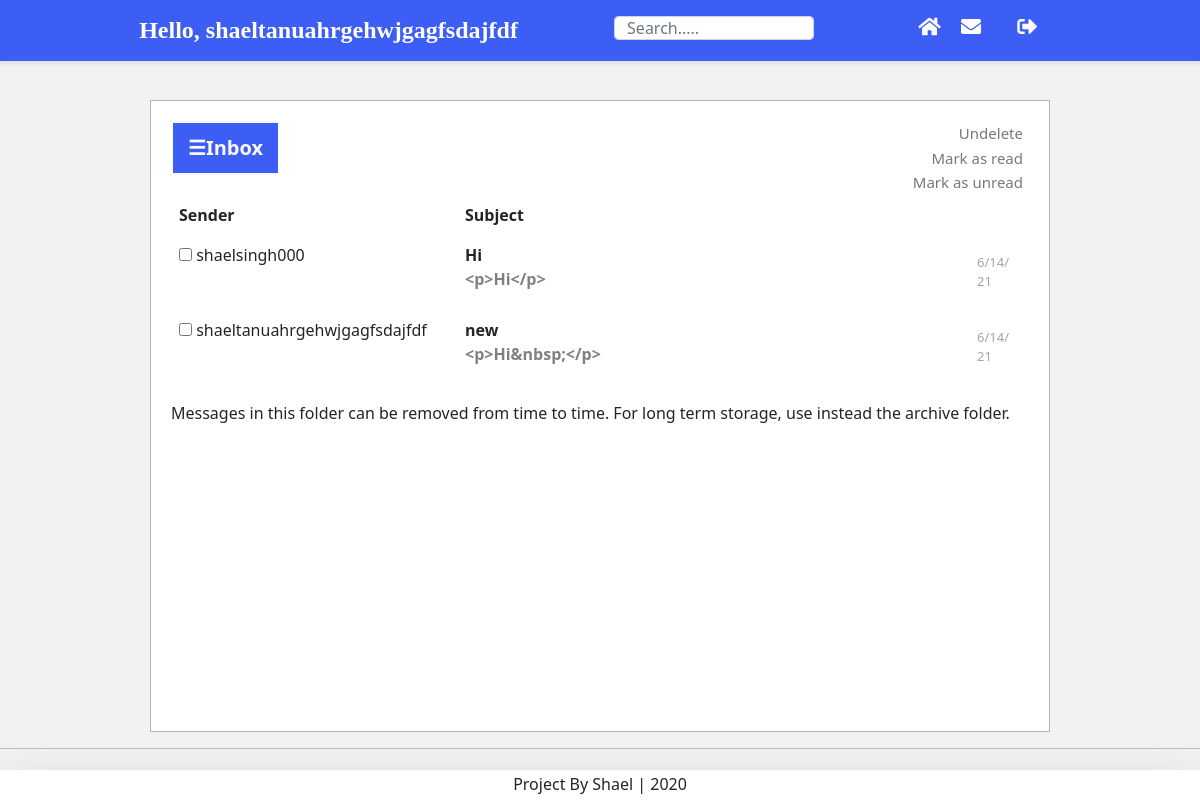
/messages/trash/ (signed in), run on the app's committed database.
### account/models.py (models this page shows, shortened)
class Account(AbstractBaseUser):
    email               = models.EmailField(verbose_name="email",max_length=60,unique=True)
    username            = models.CharField(max_length=30, unique=True)
    bio                 = models.TextField(max_length=500, default=" ")
    date_joined         = models.DateTimeField(verbose_name="date joined",  auto_now_add =True)
    date_joined         = models.DateTimeField(verbose_name="last login", auto_now_add = True)
    is_admin            = models.BooleanField(default=False)
    is_active           = models.BooleanField(default=True)
    is_staff            = models.BooleanField(default=False)
    is_superuser        = models.BooleanField(default=False)
    objects = MyAccountManager()
    USERNAME_FIELD = 'email'
    REQUIRED_FIELDS = ['username']
    def __str__(self):
        return self.email

### postman/models.py (models this page shows, shortened)
class Message(models.Model):
    SUBJECT_MAX_LENGTH = 120
    subject = models.CharField(_("subject"), max_length=SUBJECT_MAX_LENGTH,default="Conversation")
    body = models.TextField(_("body"), blank=True)
    sender = models.ForeignKey(settings.AUTH_USER_MODEL, on_delete=models.CASCADE, related_name='sent_messages',
        null=True, blank=True, verbose_name=_("sender"))
    recipient = models.ForeignKey(settings.AUTH_USER_MODEL, on_delete=models.CASCADE, related_name='received_messages',
        null=True, blank=True, verbose_name=_("recipient"))
    email = models.EmailField(_("visitor"), blank=True)  # instead of either sender or recipient, for an AnonymousUser
    parent = models.ForeignKey('self', on_delete=models.CASCADE, related_name='next_messages',
        null=True, blank=True, verbose_name=_("parent message"))
    thread = models.ForeignKey('self', on_delete=models.CASCADE, related_name='child_messages',
        null=True, blank=True, verbose_name=_("root message"))
    sent_at = models.DateTimeField(_("sent at"), default=now)
    read_at = models.DateTimeField(_("read at"), null=True, blank=True)
    replied_at = models.DateTimeField(_("replied at"), null=True, blank=True)
    sender_archived = models.BooleanField(_("archived by sender"), default=False)
    recipient_archived = models.BooleanField(_("archived by recipient"), default=False)
    sender_deleted_at = models.DateTimeField(_("deleted by sender at"), null=True, blank=True)
    recipient_deleted_at = models.DateTimeField(_("deleted by recipient at"), null=True, blank=True)
    moderation_status = models.CharField(_("status"), max_length=1, choices=STATUS_CHOICES, default=STATUS_PENDING)
    moderation_by = models.ForeignKey(settings.AUTH_USER_MODEL, on_delete=models.CASCADE, related_name='moderated_messages',
        null=True, blank=True, verbose_name=_("moderator"))
    moderation_date = models.DateTimeField(_("moderated at"), null=True, blank=True)
    moderation_reason = models.CharField(_("rejection reason"), max_length=120, blank=True)
    objects = MessageManager()
    class Meta:
        verbose_name = _("message")
        verbose_name_plural = _("messages")
        ordering = ['-sent_at', '-id']
    @property
    def is_new(self):
        return self.read_at is None
    @property
    def is_replied(self):
        return self.replied_at is not None
    def admin_sender(self):
        """
        Return the sender either as a username or as a plain email.
        Designed for the Admin site.

        """
        if self.sender:
            return str(self.sender)
        else:
            return '<{0}>'.format(self.email)
    admin_sender.short_description = _("sender")
    admin_sender.admin_order_field = 'sender'
    clear_sender = property(admin_sender)
    @property
    def obfuscated_sender(self):
        if self.sender:
            return get_user_representation(self.sender)
        else:
            return self._obfuscated_email()
    def admin_recipient(self):
        """
        Return the recipient either as a username or as a plain email.
        Designed for the Admin site.

        """
        if self.recipient:
            return str(self.recipient)
        else:
            return '<{0}>'.format(self.email)
    admin_recipient.short_description = _("recipient")
    admin_recipient.admin_order_field = 'recipient'
    clear_recipient = property(admin_recipient)

### postman/views.py (the view)
class TrashView(FolderMixin, TemplateView):
    folder_name = 'trash'
    view_name = 'trash'
    template_name = 'postman/trash.html'

### postman/models.py (called while the page is built)
def get_order_by(query_dict):
    if ORDER_BY_KEY in query_dict:
        code = query_dict[ORDER_BY_KEY]  # code may be uppercase or lowercase
        order_by_field = ORDER_BY_FIELDS.get(code.lower())
        if order_by_field:
            if code.isupper():
                order_by_field = '-' + order_by_field
            return order_by_field

def get_user_representation(user):
    show_user_as = getattr(settings, 'POSTMAN_SHOW_USER_AS', None)
    if isinstance(show_user_as, str):
        if '.' in show_user_as:
            mod_path, _, attr_name = show_user_as.rpartition('.')
            try:
                return force_str(getattr(import_module(mod_path), attr_name)(user))
            except:  # ImportError, AttributeError, TypeError (not callable)
                pass
        else:
            attr = getattr(user, show_user_as, None)
            if callable(attr):
                attr = attr()
            if attr:
                return force_str(attr)
    elif callable(show_user_as):
        try:
            return force_str(show_user_as(user))
        except:
            pass
    return force_str(user)  # default value, or in case of empty attribute or exception

    def trash(self, user, **kwargs):
        related = ('sender', 'recipient')
        filters = ({
            'recipient': user,
            'recipient_deleted_at__isnull': False,
            'moderation_status': STATUS_ACCEPTED,
        }, {
            'sender': user,
            'sender_deleted_at__isnull': False,
        })
        return self._folder(related, filters, **kwargs)

### postman/query.py (called while the page is built)
    def __getattr__(self, name):
        target = self._target
        f = getattr(target, name)
        if isinstance(f, MethodType):
            return MethodType(f.__func__, self)
        else:
            return f

    def __setattr__(self, name, value):
        if name != '_target':
            setattr(self._target, name, value)
        else:
            object.__setattr__(self, name, value)

    def union(self, querysets):
        if VERSION < (1, 11, 12) or (2, 0) <= VERSION < (2, 0, 4):
            result_sql, result_params = [], []
            for qs in querysets:
                sql, params = qs.query.sql_with_params()
                result_sql.append(sql)
                result_params.extend(params)
            return ' UNION '.join(result_sql), tuple(result_params)
        else:
            qs = querysets[0].union(*querysets[1:])
            return qs.query.sql_with_params()

### postman/templates/postman/trash.html (shortened to what this page needs)
{% extends "postman/base_folder.html" %}
{% load i18n %}
{% block pm_subject %}
{% include "postman/inc_subject_ex.html" %}
{% endblock %}
{% block pm_footer_info %}
<p>{% trans "Messages in this folder can be removed from time to time. For long term storage, use instead the archive folder." %}</p>
{% endblock %}

### postman/templates/postman/base_folder.html (shortened to what this page needs)
{% extends "postman/base.html" %}
{% load i18n postman_tags %}{% load pagination_tags %}
{% block content %}
{% load avatar_tags %}
<div id="main">
   <button class="openbtn" onclick="openNav()">&#9776;Inbox</button>
<div class="tab2">
   <form action="{% block pm_form_action %}{% endblock %}" method="post">{% csrf_token %}
    {% block pm_form_buttons %}<span id="pm_buttons">
    {% block pm_undelete_button %}<button type="submit" class="pm_btn pm_btn-undelete" onclick="this.form.action='{% url 'postman:undelete' %}'">{% trans "Undelete" %}</button>{% endblock %}
    {% block pm_read_button %}<button type="submit" class="pm_btn pm_btn-read" onclick="this.form.action='{% url 'postman:mark-read' %}'">{% trans "Mark as read" %}</button>{% endblock %}
    {% block pm_unread_button %}<button type="submit" class="pm_btn pm_btn-unread" onclick="this.form.action='{% url 'postman:mark-unread' %}'">{% trans "Mark as unread" %}</button>{% endblock %}
    </span>{% endblock %}
</div>
{% if invalid_page %}
<p>{% trans "Sorry, this page number is invalid." %}</p>
{% else %}
{% if pm_messages %}
<table id="pm_messages" class="table table-borderless">
 <thead>
  <tr>
      <th>{% trans "Sender" %}</th>
      <th>{% trans "Subject" %}</th>
  </tr>
</thead>
<tbody>
   {% for message in pm_messages %}
   <tr>
      <td><span>
          <input type="checkbox" {% if by_conversation and message.thread_id %}name="tpks" value="{{ message.thread_id }}"{% else %}name="pks" value="{{ message.pk }}"{% endif %}>
       {{ message.obfuscated_sender }}</span></td>
      <td style="overflow: hidden;">{% if message.is_new %}<strong>{% endif %}{% if message.is_replied %}<em>{% endif %}
      {% block pm_subject %}{% endblock %}
   {% if message.is_new %}</strong>{% endif %}</td>
   <td style="width: 50px;" class="pm_date">{{ message.sent_at|compact_date:_("g:i A,M j,n/j/y") }}</td>
  </tr>
  {% endfor %}
</tbody>
</table>
{% else %}
<p>{% trans "No messages." %}</p>
{% endif %}
{% endif %}
{% block pm_footer_info %}{% endblock %}
</div>
</div>
{% endblock content %}

### templates/snippets/header.html (shortened to what this page needs)
{% load avatar_tags %}
{% load static %}
<link href="https://cdn.jsdelivr.net/npm/bootstrap@5.0.0-beta1/dist/css/bootstrap.min.css" rel="stylesheet">
<link rel="stylesheet" href="https://use.fontawesome.com/releases/v5.7.0/css/all.css">
	<header class="d-flex flex-column flex-md-row align-items-center p-3 px-md-4 mb-3 border-bottom shadow-sm nav">
		<div class="navi">
		{% if request.user.is_authenticated %}
			<p class="h5 my-0 me-md-auto fw-bold ">Hello, {{request.user.username}}</p>
		{% else %}
			<p class="h5 my-0 me-md-auto fw-bold">Welcome</p>
		{% endif %}
		<div class="search-bar">
			<form method="get">
				<input class="form-control"  type="text" name="q" id="id_q" placeholder="Search.....">
			</form>
		</div>
		<nav class="my-2 my-md-0 me-md-3" >
			{% if request.user.is_authenticated %}
				<a class="p-2 text-white font-weight-bold" href="{% url 'home' %}"><i class="fa fa-home" aria-hidden="true" style='font-size:20px; color: white'></i></a>
				<a class="p-2 text-white font-weight-bold" href="{% url 'messages:inbox' %}"><i alt="messages" class="fa fa-envelope" aria-hidden="true" style='font-size:20px; color: white'></i></a>
				<a class="p-2 text-white font-weight-bold" href="{% url 'account' user.username %}">{% avatar user class="img_circle"%}</a>
				<a class="p-2 text-white font-weight-bold" href="{% url 'logout' %}"><i class="fa fa-sign-out-alt" aria-hidden="true" style='font-size:20px; color: rgb(250, 250, 250)'></i></a>
			{% endif %}
		</nav>
	</div>
	</header>

### postman/templates/postman/inc_subject_ex.html (shortened to what this page needs)
{% load postman_tags %}{% with message.subject|truncatewords:5 as truncated_subject %}{{ truncated_subject }}
{% with truncated_subject|wordcount as subject_wc %}{% with 12|sub:subject_wc as wc %}{% if message.body and wc > 0 %} <br><span style="color: grey">{{ message.body|truncatewords:wc }}</span>{% endif %}{% endwith %}{% endwith %}{% endwith %}

### static_cdn/postman/css/postman.css (style rules this page uses)
a { color: white; }

### templates/snippets/header.html (style rules this page uses)
header { width: 100%; position: fixed; top: 0px; }
.search-bar { max-width: 200px; width: 100%; margin-right: auto; }
.search-bar input { height: 24px; }
.nav { background-color: rgb(60, 94, 245); color: white; }
.navi { display: inline-flex; width: 80%; margin-left: 10%; margin-right: 10%; }
.h5 { font-family: 'Brush Script MT', cursive; font-size: 24px; }

### templates/snippets/base_css.html (style rules this page uses)
body { background-color: #f2f2f2; padding-top: 100px; }

### postman/templates/postman/base_folder.html (style rules this page uses)
.tab2 { float: right; background-color: white; width: 15%; }
.tab2 button { display: block; background-color: white; color: rgb(121, 120, 120); width: 100%; border: none; outline: none; text-align: right; cursor: pointer; transition: 0.3s; font-size: 15px; }
.table { width: 100%; table-layout: fixed; }
.table td { overflow-wrap: break-word; margin: 10px; }
.pm_date { float: right; color: rgb(165, 164, 164); font-size: small; }
.openbtn { font-size: 20px; cursor: pointer; background-color: rgb(60, 94, 245);; color: rgb(250, 248, 248); padding: 10px 15px; font-weight: bolder; border: 2px solid white; }
#main { transition: margin-left .5s; padding: 20px; }

### data on the page
Account: user.username "shaeltanuahrgehwjgagfsdajfdf"
Message: obfuscated_sender "shaelsingh000", subject "Hi", body "<p>Hi</p>", sent_at|compact_date "6/14/21"
Message: obfuscated_sender "shaeltanuahrgehwjgagfsdajfdf", subject "new", body "<p>Hi&nbsp;</p>", sent_at|compact_date "6/14/21"
